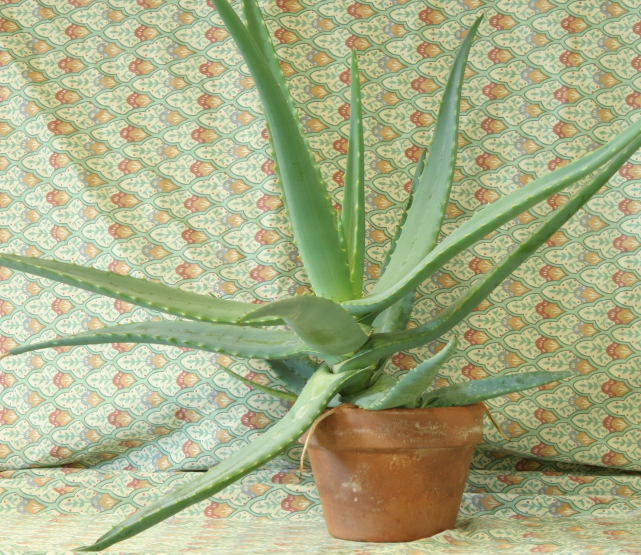
//> input picture histo/test9/file.jpg, 1282 x 1110 px (shown at 1/2 size)
$ ./histogram-equalization   (built with g++ and OpenCV 4)
//> lines starting //> are read from the running program, lines starting //| are printed output that depends on the picture; after the words box and inside, x2 and y2 are one past the last pixel; in counts of white or black regions, pixels touching at a corner belong together
#include <iostream>
#include <opencv2/highgui/highgui.hpp>
#include <opencv2/imgproc/imgproc.hpp>

using std::cout;
using std::cin;
using std::endl;

using namespace cv;

void imhist(Mat image, int histogram[])
{

    // initialize all intensity values to 0
    for(int i = 0; i < 256; i++)
    {
        histogram[i] = 0;
    }

    // calculate the no of pixels for each intensity values
    for(int y = 0; y < image.rows; y++)
        for(int x = 0; x < image.cols; x++)
            histogram[(int)image.at<uchar>(y,x)]++;

}

void cumhist(int histogram[], int cumhistogram[])
{
    cumhistogram[0] = histogram[0];

    for(int i = 1; i < 256; i++)
    {
        cumhistogram[i] = histogram[i] + cumhistogram[i-1];
    }
}

void histDisplay(int histogram[], const char* name)
{
    int hist[256];
    for(int i = 0; i < 256; i++)
    {
        hist[i]=histogram[i];
    }
    // draw the histograms
    int hist_w = 512; int hist_h = 400;
    int bin_w = cvRound((double) hist_w/256);

    Mat histImage(hist_h, hist_w, CV_8UC1, Scalar(255, 255, 255));

    // find the maximum intensity element from histogram
    int max = hist[0];
    for(int i = 1; i < 256; i++){
        if(max < hist[i]){
            max = hist[i];
        }
    }

    // normalize the histogram between 0 and histImage.rows

    for(int i = 0; i < 256; i++){
        hist[i] = ((double)hist[i]/max)*histImage.rows;
    }


    // draw the intensity line for histogram
    for(int i = 0; i < 256; i++)
    {
        line(histImage, Point(bin_w*(i), hist_h),
                              Point(bin_w*(i), hist_h - hist[i]),
             Scalar(0,0,0), 1, 8, 0);
    }

    // display histogram
    namedWindow(name, CV_WINDOW_AUTOSIZE);
    imshow(name, histImage);
}


int main()
{
    // Load the image
    Mat image = imread("file.jpg", CV_LOAD_IMAGE_GRAYSCALE);
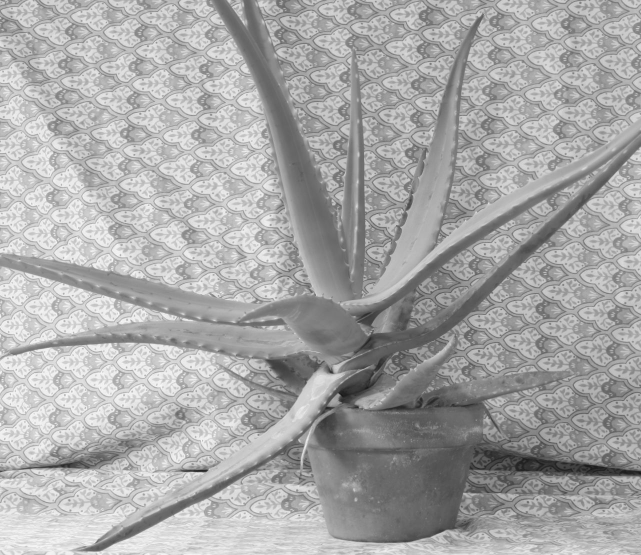
//> image: 1110 rows x 1282 cols, CV_8UC1 (shown at 1/2 size); min 18, max 255, mean 167.8

    // Generate the histogram
    int histogram[256];
    imhist(image, histogram);
//> histogram = 256 values, max 14111 at index 198, min 0 at index 0, mean 5558.7

    // Caluculate the size of image
    int size = image.rows * image.cols;
//> size = 1423020
    float alpha = 255.0/size;
//> alpha = 0.000179

    // Calculate the probability of each intensity
    float PrRk[256];
    for(int i = 0; i < 256; i++)
    {
        PrRk[i] = (double)histogram[i] / size;
    }
//> after the loop, PrRk = 256 values, max 0.00992 at index 198, min 0 at index 0, mean 0.00391

    // Generate cumulative frequency histogram
    int cumhistogram[256];
    cumhist(histogram,cumhistogram );
//> cumhistogram = 256 values from 0 to 1423020

    // Scale the histogram
    int Sk[256];
    for(int i = 0; i < 256; i++)
    {
        Sk[i] = cvRound((double)cumhistogram[i] * alpha);
    }
//> after the loop, Sk = 256 values from 0 to 255


    // Generate the equlized histogram
    float PsSk[256];
    for(int i = 0; i < 256; i++)
    {
        PsSk[i] = 0;
    }

    for(int i = 0; i < 256; i++)
    {
        PsSk[Sk[i]] += PrRk[i];
    }
//> after the loop, PsSk = 256 values, max 0.00992 at index 191, min 0 at index 19, mean 0.00391

    int final[256];
    for(int i = 0; i < 256; i++)
        final[i] = cvRound(PsSk[i]*255);
//> after the loop, final = 256 values, max 3 at index 171, min 0 at index 0, mean 0.949


    // Generate the equlized image
    Mat new_image = image.clone();

    for(int y = 0; y < image.rows; y++)
        for(int x = 0; x < image.cols; x++)
            new_image.at<uchar>(y,x) = saturate_cast<uchar>(Sk[image.at<uchar>(y,x)]);
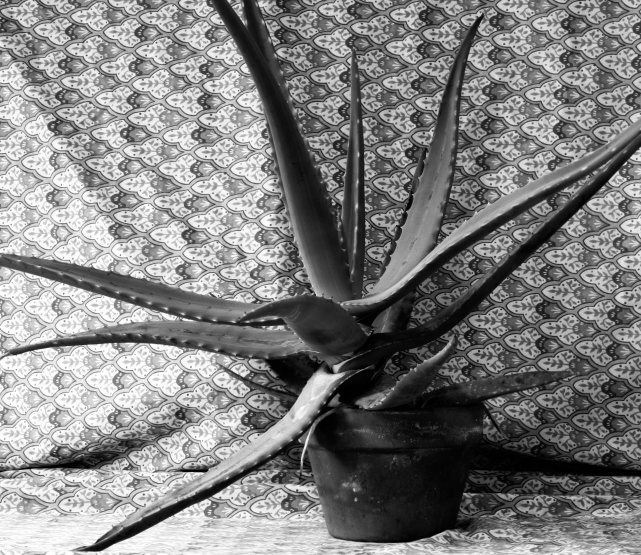
//> new_image: 1110 rows x 1282 cols, CV_8UC1 (shown at 1/2 size); min 0, max 255, mean 128.4

   // Display the original Image
    namedWindow("Original Image");
    imshow("Original Image", image);

    // Display the original Histogram
    histDisplay(histogram, "Original Histogram");
//> after the loop in histDisplay, `for(int i = 0; i < 256; i++)`: hist has the same summary as histogram outside histDisplay
//> in histDisplay, `int max = hist[0];`: max = 0
//> the loop in histDisplay, `for(int i = 1; i < 256; i++)` made 255 passes
//> max on passes 18, 23, 25, 26, 28, 29, 30, 31, 32, 33, 34, 36: 3, 4, 13, 34, 39, 47, 57, 65, 80, 98, 131, 157
//> after the loop in histDisplay, `for(int i = 1; i < 256; i++)`: max = 14111
//> after the loop in histDisplay, `for(int i = 0; i < 256; i++)`: hist = 256 values, max 400 at index 198, min 0 at index 0, mean 157.1
//> after the loop in histDisplay, `for(int i = 0; i < 256; i++)`:
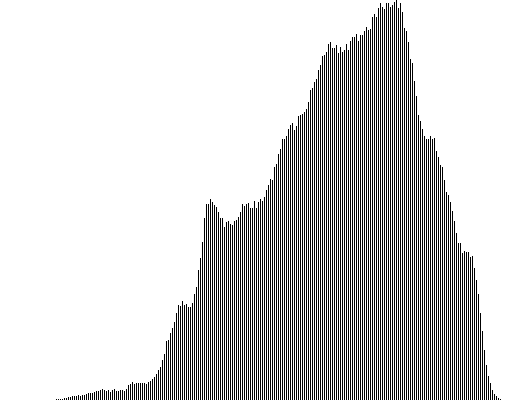
//> histImage: 400 rows x 512 cols, CV_8UC1; 80.4% white; black in thin lines or dots, all inside (x1, y1, x2, y2) = (56, 0, 501, 400)

    // Display equilized image
    namedWindow("Equilized Image");
    imshow("Equilized Image",new_image);

    // Display the equilzed histogram
    histDisplay(final, "Equilized Histogram");
//> call 2 of histDisplay, with name = "Equilized Histogram"
//> after the loop in histDisplay (call 2), `for(int i = 0; i < 256; i++)`: hist has the same summary as final outside histDisplay
//> in histDisplay (call 2), `int max = hist[0];`: max = 0
//> after the loop in histDisplay (call 2), `for(int i = 1; i < 256; i++)`: max = 3
//> after the loop in histDisplay (call 2), `for(int i = 0; i < 256; i++)`: hist = 256 values, max 400 at index 171, min 0 at index 0, mean 126.3
//> after the loop in histDisplay (call 2), `for(int i = 0; i < 256; i++)`:
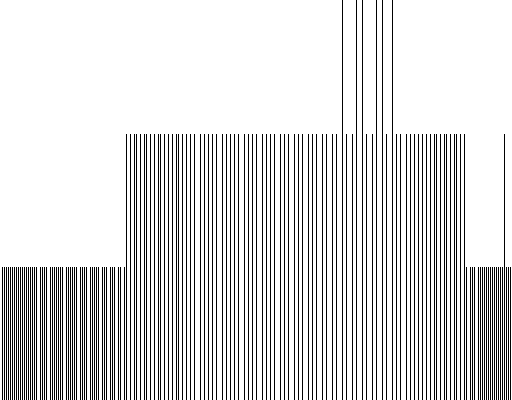
//> histImage: 400 rows x 512 cols, CV_8UC1; 84.2% white; black in thin lines or dots

    waitKey();
    return 0;
}
